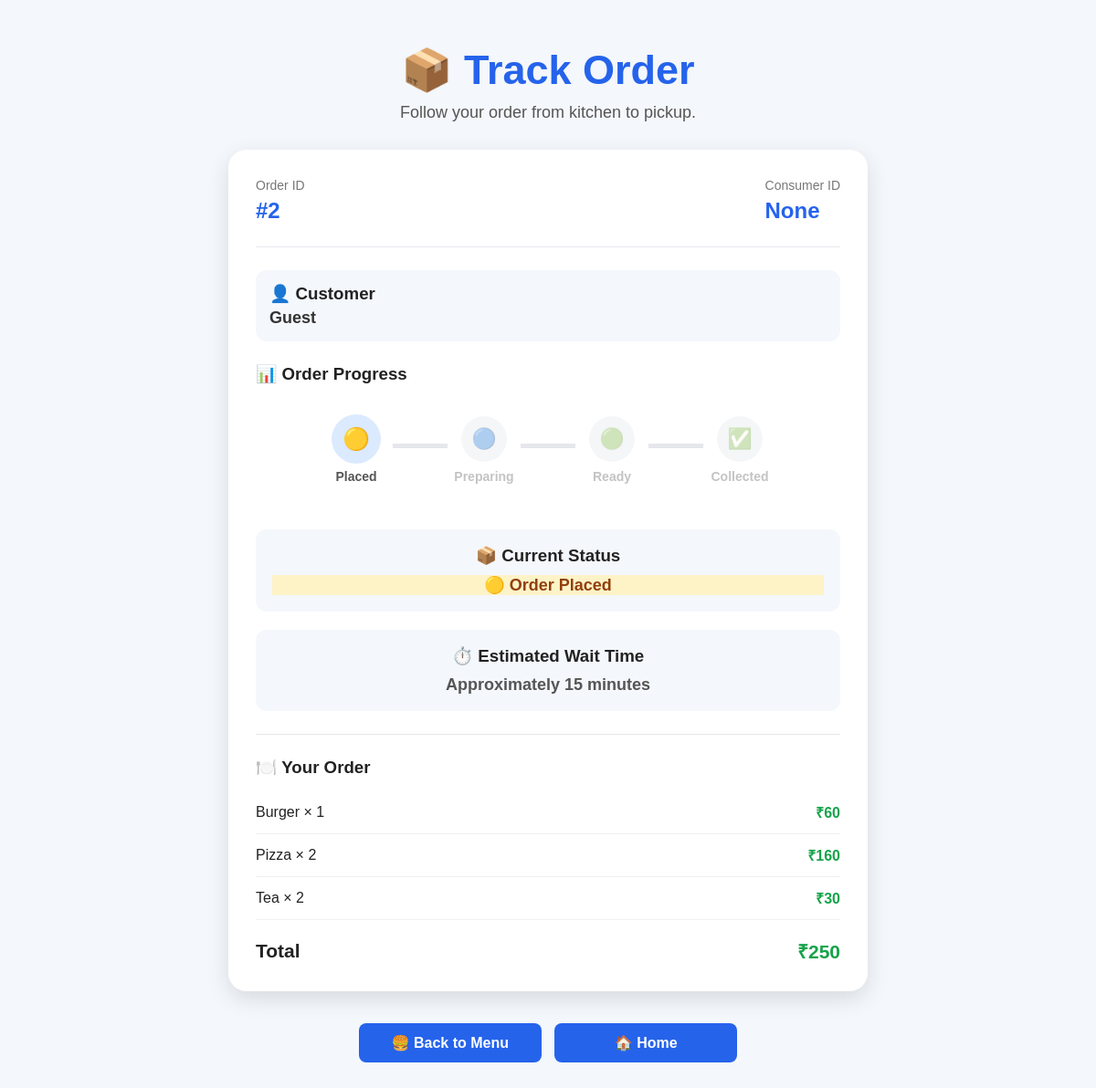
/track/2, run on the app's committed database.
### tables this page shows
CREATE TABLE orders (
            id INTEGER PRIMARY KEY AUTOINCREMENT,
            status TEXT NOT NULL,
            total_price INTEGER NOT NULL
        , customer_name TEXT DEFAULT 'Guest', roll_number TEXT DEFAULT 'N/A', consumer_id TEXT);

CREATE TABLE order_items (
            id INTEGER PRIMARY KEY AUTOINCREMENT,
            order_id INTEGER NOT NULL,
            item TEXT NOT NULL,
            quantity INTEGER NOT NULL,
            price INTEGER NOT NULL,
            FOREIGN KEY (order_id) REFERENCES orders(id)
        );

### app.py (the view)
@app.route("/track/<int:order_id>")
def track(order_id):
    conn = get_db()
    order = conn.execute(
        """
        SELECT *
        FROM orders
        WHERE id = ?
        """,
        (order_id,)
    ).fetchone()
    items = conn.execute(
        """
        SELECT *
        FROM order_items
        WHERE order_id = ?
        """,
        (order_id,)
    ).fetchall()
    conn.close()
    if order is None:
        return "Order not found"
    if order["status"] == "Placed":
        wait_time = 15
    elif order["status"] == "Preparing":
        wait_time = 10
    else:
        wait_time = 0
    return render_template(
        "track.html",
        order=order,
        items=items,
        wait_time=wait_time
    )

### app.py (called while the page is built)
def get_db():
    conn = sqlite3.connect("campusflow.db")
    conn.row_factory = sqlite3.Row
    return conn

### templates/track.html (shortened to what this page needs)
<!DOCTYPE html>
<html lang="en">
<head>
    <link rel="stylesheet"
          href="{{ url_for('static', filename='style.css') }}">
</head>
<body>
<div class="container track-page">
    <h1>📦 Track Order</h1>
    <p>
        Follow your order from kitchen to pickup.
    </p>
    <div class="track-card">
        <div class="track-header">
            <div>
                <span>Order ID</span>
                <h2>
                    #{{ order["id"] }}
                </h2>
            </div>
            <div>
                <span>Consumer ID</span>
                <h2 class="consumer-id">
                    {{ order["consumer_id"] }}
                </h2>
            </div>
        </div>
        <hr>
        <div class="track-customer">
            <h3>👤 Customer</h3>
            <p>
                {{ order["customer_name"] }}
            </p>
        </div>
        <h3>📊 Order Progress</h3>
        <div class="order-progress">
            <div class="progress-step
                {% if order['status'] in ['Placed', 'Preparing', 'Ready', 'Collected'] %}
                    active
                {% endif %}">
                <div class="progress-circle">
                    🟡
                </div>
                <p>Placed</p>
            </div>
            <div class="progress-line
                ">
            </div>
            <div class="progress-step
                ">
                <div class="progress-circle">
                    🔵
                </div>
                <p>Preparing</p>
            </div>
            <div class="progress-line
                ">
            </div>
            <div class="progress-step
                ">
                <div class="progress-circle">
                    🟢
                </div>
                <p>Ready</p>
            </div>
            <div class="progress-line
                ">
            </div>
            <div class="progress-step
                ">
                <div class="progress-circle">
                    ✅
                </div>
                <p>Collected</p>
            </div>
        </div>
        <div class="current-status">
            <h3>📦 Current Status</h3>
            {% if order["status"] == "Placed" %}
                <p class="status-placed">
                    🟡 Order Placed
                </p>
            {% elif order["status"] == "Preparing" %}
                <p class="status-preparing">
                    🔵 Preparing Your Order
                </p>
            {% elif order["status"] == "Ready" %}
                <p class="status-ready">
                    🟢 Ready for Pickup
                </p>
            {% elif order["status"] == "Collected" %}
                <p class="status-collected">
                    ✅ Order Collected
                </p>
            {% endif %}
        </div>
        <div class="wait-time">
            <h3>⏱️ Estimated Wait Time</h3>
            {% if order["status"] == "Placed" %}
                <p>
                    Approximately
                    <strong>{{ wait_time }} minutes</strong>
                </p>
            {% elif order["status"] == "Preparing" %}
                <p>
                    Approximately
                    <strong>{{ wait_time }} minutes</strong>
                </p>
            {% elif order["status"] == "Ready" %}
                <p>
                    🎉 Your order is ready for pickup!
                </p>
            {% elif order["status"] == "Collected" %}
                <p>
                    ✅ Order completed successfully.
                </p>
            {% endif %}
        </div>
        <hr>
        <h3>🍽️ Your Order</h3>
        <div class="track-items">
            {% for item in items %}
            <div class="track-item">
                <span>
                    {{ item["item"] }}
                    × {{ item["quantity"] }}
                </span>
                <strong>
                    ₹{{ item["price"] * item["quantity"] }}
                </strong>
            </div>
            {% endfor %}
        </div>
        <div class="track-total">
            <span>
                Total
            </span>
            <strong>
                ₹{{ order["total_price"] }}
            </strong>
        </div>
    </div>
    <div class="track-buttons">
        <a href="{{ url_for('menu') }}">
            <button>
                🍔 Back to Menu
            </button>
        </a>
        <a href="{{ url_for('home') }}">
            <button>
                🏠 Home
            </button>
        </a>
    </div>
</div>
</body>
</html>

### static/style.css (style rules this page uses)
* { margin: 0; padding: 0; box-sizing: border-box; }
body { font-family: Arial, sans-serif; background: #f4f7fb; color: #222; }
.container { width: 90%; max-width: 900px; margin: 50px auto; text-align: center; }
h1 { font-size: 45px; color: #2563eb; margin-bottom: 10px; }
h2 { font-size: 30px; color: #333; margin-bottom: 30px; }
h3 { margin-bottom: 10px; }
p { font-size: 18px; color: #555; margin-bottom: 15px; }
button { background: #2563eb; color: white; border: none; padding: 12px 25px; font-size: 16px; font-weight: bold; border-radius: 8px; cursor: pointer; margin: 5px; }
a { text-decoration: none; }
.container > p { margin-bottom: 25px; }
.order-progress { display: flex; align-items: center; justify-content: center; margin: 35px 0; width: 100%; }
.progress-step { text-align: center; min-width: 80px; opacity: 0.35; }
.progress-step.active { opacity: 1; }
.progress-circle { width: 50px; height: 50px; border-radius: 50%; background: #e5e7eb; display: flex; align-items: center; justify-content: center; margin: auto; font-size: 22px; }
.progress-step.active .progress-circle { background: #dbeafe; transform: scale(1.08); }
.progress-step p { font-size: 14px; margin-top: 8px; font-weight: bold; }
.progress-line { height: 5px; width: 60px; background: #e5e7eb; margin-bottom: 25px; }
.consumer-id { color: #2563eb !important; font-weight: bold; }
.track-page { max-width: 800px; }
.track-card { background: white; max-width: 700px; margin: 30px auto; padding: 30px; border-radius: 20px; box-shadow: 0 8px 25px rgba(0, 0, 0, 0.12); text-align: left; }
.track-header { display: flex; justify-content: space-between; align-items: center; gap: 20px; }
.track-header span { color: #777; font-size: 14px; }
.track-header h2 { margin: 5px 0 0; color: #2563eb; font-size: 24px; }
.track-header .consumer-id { color: #16a34a; }
.track-card hr { border: none; border-top: 1px solid #e5e7eb; margin: 25px 0; }
.track-customer { background: #f4f7fb; padding: 15px; border-radius: 12px; margin-bottom: 25px; }
.track-customer h3 { margin-bottom: 5px; }
.track-customer p { margin: 0; font-weight: bold; color: #333; }
.current-status, .wait-time { background: #f4f7fb; padding: 18px; border-radius: 12px; text-align: center; margin-top: 20px; }
.current-status p, .wait-time p { margin-bottom: 0; font-weight: bold; }
.status-placed { color: #ca8a04; }
.track-items { margin-top: 15px; }
.track-item { display: flex; justify-content: space-between; align-items: center; padding: 12px 0; border-bottom: 1px solid #f1f1f1; }
.track-item strong { color: #16a34a; }
.track-total { display: flex; justify-content: space-between; align-items: center; font-size: 21px; font-weight: bold; padding-top: 20px; }
.track-total strong { color: #16a34a; }
.track-buttons { margin-top: 20px; }
.track-buttons button { min-width: 200px; }
.status-placed { background: #fef3c7; color: #92400e; }

### data on the page
orders: id "2", customer_name "Guest", total_price "250"
order_items: item "Burger", quantity "1", item['price']*item['quantity'] "60"
order_items: item "Pizza", quantity "2", item['price']*item['quantity'] "160"
order_items: item "Tea", quantity "2", item['price']*item['quantity'] "30"

### other printed values
{{ order["consumer_id"] }} "None"
{{ wait_time }} "15"
